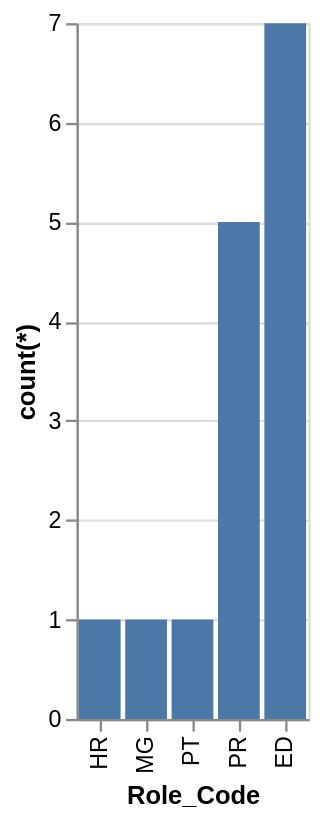

Specify this chart in Vega-Lite:
### Vega-Lite specification from a JSON file in a GitHub repository (floating-point values rounded to 4 significant figures)
{"data": {"values": [{"x_data": "HR", "y_data": 1}, {"x_data": "MG", "y_data": 1}, {"x_data": "PT", "y_data": 1}, {"x_data": "PR", "y_data": 5}, {"x_data": "ED", "y_data": 7}]}, "mark": "bar", "encoding": {"x": {"field": "x_data", "type": "nominal", "title": "Role_Code", "sort": {"op": "sum", "field": "y_data", "order": "ascending"}}, "y": {"field": "y_data", "type": "quantitative", "title": "count(*)"}}}
